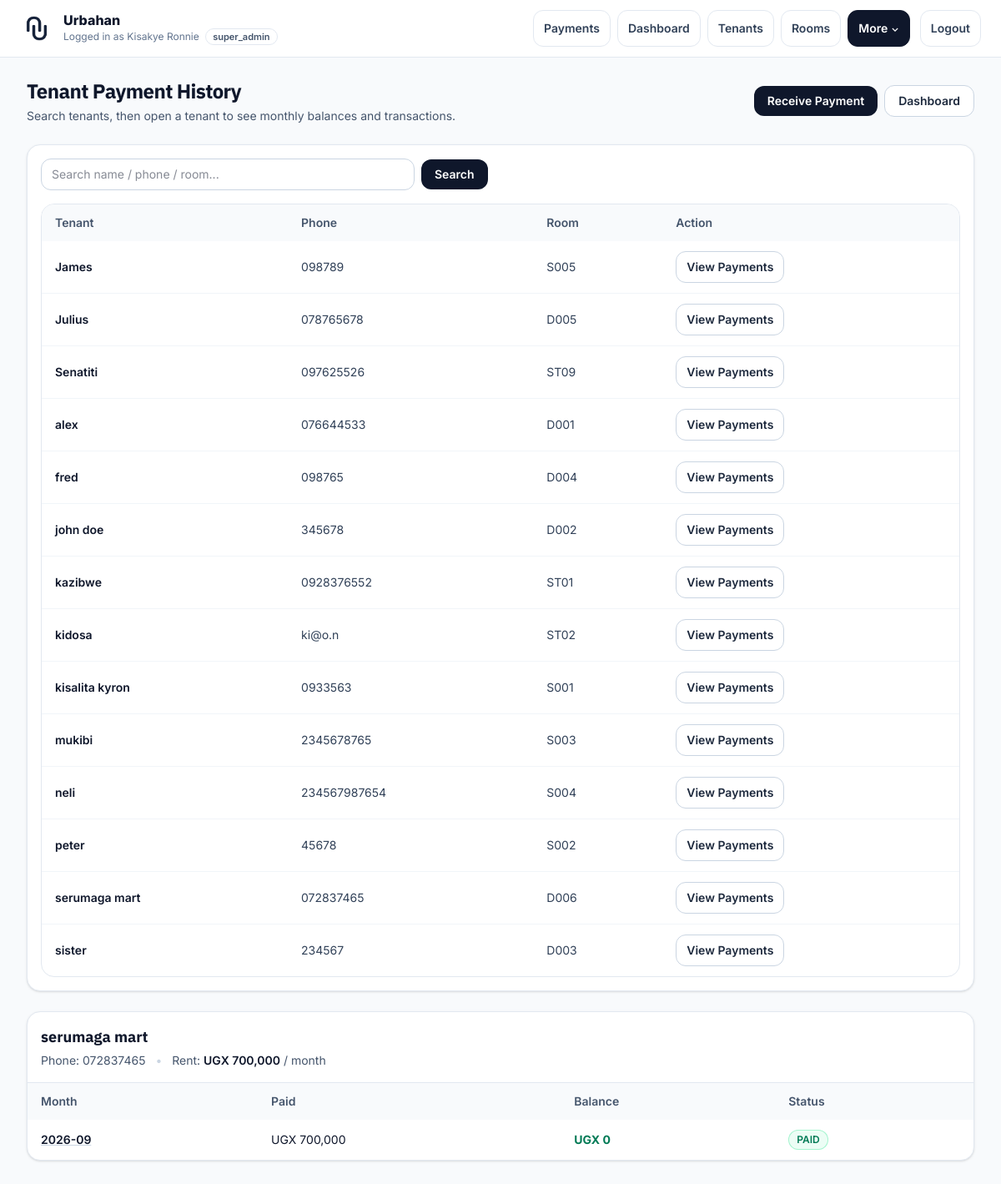
Screenshot of /public/tenant_payments.php?tenant_id=14 (signed in) with the database file from the repository.
### tables this page shows
CREATE TABLE "tenants" (
    id INTEGER PRIMARY KEY AUTOINCREMENT,

    admin_id INTEGER NOT NULL,
    room_id INTEGER,

    full_name TEXT NOT NULL,
    phone TEXT,
    email TEXT,

    move_in_date DATE,
    exit_date DATE,

    status TEXT DEFAULT 'active',

    rent_due_date DATE,
    rent_due_day INTEGER,
    monthly_rent REAL,

    created_at DATETIME,
    updated_at DATETIME
, account_status VARCHAR(20) DEFAULT 'password_reset_required', login_attempts INTEGER DEFAULT 0, locked_until DATETIME DEFAULT NULL, last_login DATETIME DEFAULT NULL, session_token VARCHAR(64) DEFAULT NULL, password_hash VARCHAR(255) DEFAULT NULL, must_change_password INTEGER DEFAULT 1);

CREATE TABLE rooms (
            id INTEGER PRIMARY KEY AUTOINCREMENT,
            room_number TEXT NOT NULL,
            room_type_id INTEGER NOT NULL,
            status TEXT DEFAULT 'free',
            monthly_rent INTEGER DEFAULT 0,
            admin_id INTEGER NOT NULL, notes TEXT,
            FOREIGN KEY (room_type_id) REFERENCES room_types(id)
                ON DELETE RESTRICT
                ON UPDATE CASCADE
        );

### core/helpers.php (called while the page is built, shortened)
<?php
if (!function_exists('e')) {
    function e($v): string
    {
        return htmlspecialchars((string)($v ?? ''), ENT_QUOTES | ENT_SUBSTITUTE, 'UTF-8');
    }
}
?>

### public/tenant_payments.php (the view, shortened to what this page needs)
<?php
require_once __DIR__ . '/../core/bootstrap.php';
$adminId  = (int)($_SESSION['admin_id'] ?? 0);
$tenantId = (int)($_GET['tenant_id'] ?? 0);
$q        = trim((string)($_GET['q'] ?? ''));
$month    = trim((string)($_GET['month'] ?? ''));
$sql = "
    SELECT
        t.id,
        t.full_name,
        t.phone,
        r.room_number
    FROM tenants t
    LEFT JOIN rooms r ON t.room_id = r.id
    WHERE t.admin_id = ?
";
$params = [$adminId];
$sql .= " ORDER BY t.full_name LIMIT 20";
$stmt = $pdo->prepare($sql);
$stmt->execute($params);
$tenantList = $stmt->fetchAll(PDO::FETCH_ASSOC) ?: [];
$tenant = null;
$rent   = 0.0;
$months = [];
if ($tenantId > 0) {
    $stmt = $pdo->prepare("
        SELECT
            t.full_name,
            t.phone,
            COALESCE(r.monthly_rent, rt.default_monthly_rent, 0) AS rent
        FROM tenants t
        LEFT JOIN rooms r ON t.room_id = r.id
        LEFT JOIN room_types rt ON r.room_type_id = rt.id
        WHERE t.id = ?
          AND t.admin_id = ?
        LIMIT 1
    ");
    $stmt->execute([$tenantId, $adminId]);
    $tenant = $stmt->fetch(PDO::FETCH_ASSOC) ?: null;
    if ($tenant) {
        $rent = (float)$tenant['rent'];
        $stmt = $pdo->prepare("
            SELECT
                payment_month,
                SUM(amount) AS total_paid
            FROM payments
            WHERE tenant_id = ?
              AND admin_id  = ?
            GROUP BY payment_month
            ORDER BY payment_month DESC
        ");
        $stmt->execute([$tenantId, $adminId]);
        $months = $stmt->fetchAll(PDO::FETCH_ASSOC) ?: [];
    }
}
function money($v): string { return number_format((float)$v, 0); }
function chip(string $label, string $tone): string
{
    $map = [
        'slate' => 'bg-slate-100 text-slate-700 ring-slate-200',
        'green' => 'bg-emerald-50 text-emerald-700 ring-emerald-200',
        'amber' => 'bg-amber-50 text-amber-700 ring-amber-200',
        'red'   => 'bg-red-50 text-red-700 ring-red-200',
        'blue'  => 'bg-sky-50 text-sky-700 ring-sky-200',
    ];
    $cls = $map[$tone] ?? $map['slate'];
    return '<span class="inline-flex items-center rounded-full px-2.5 py-1 text-xs font-semibold ring-1 ring-inset '.$cls.'">'.e($label).'</span>';
}
?>
<!doctype html>
<html lang="en">
<head>
  <link rel="stylesheet" href="assets/css/tailwind.css">
</head>
<body class="min-h-screen bg-slate-50 text-slate-900">
  <?php
  $navPath = __DIR__ . '/partials/navbar.php';
  if (is_file($navPath)) require $navPath;
  ?>
  <main class="mx-auto max-w-7xl px-4 sm:px-6 lg:px-8 py-6">
    <div class="mb-6 flex flex-col gap-3 sm:flex-row sm:items-center sm:justify-between">
      <div>
        <h1 class="text-2xl font-bold tracking-tight font-alt">Tenant Payment History</h1>
        <p class="mt-1 text-sm text-slate-600">
          Search tenants, then open a tenant to see monthly balances and transactions.
        </p>
      </div>
      <div class="flex items-center gap-2">
        <a href="payments.php" class="inline-flex items-center rounded-xl bg-slate-900 px-4 py-2 text-sm font-semibold text-white hover:bg-slate-800">Receive Payment</a>
        <a href="dashboard.php" class="inline-flex items-center rounded-xl border border-slate-300 bg-white px-4 py-2 text-sm font-semibold text-slate-800 hover:bg-slate-50">Dashboard</a>
      </div>
    </div>
    <div class="rounded-2xl border border-slate-200 bg-white p-4 shadow-sm mb-6">
      <form method="get" class="flex flex-col gap-2 sm:flex-row sm:items-center">
        <input name="q" value="<?= e($q) ?>" placeholder="Search name / phone / room..." class="w-full sm:max-w-md rounded-xl border border-slate-300 bg-white px-3 py-2 text-sm outline-none focus:border-slate-400" />
        <button class="inline-flex items-center justify-center rounded-xl bg-slate-900 px-4 py-2 text-sm font-semibold text-white hover:bg-slate-800">Search</button>
      </form>
      <div class="mt-4 overflow-hidden rounded-2xl border border-slate-200">
        <div class="overflow-x-auto">
          <table class="min-w-full text-sm">
            <thead class="bg-slate-50 text-slate-600">
              <tr>
                <th class="px-4 py-3 text-left font-semibold">Tenant</th>
                <th class="px-4 py-3 text-left font-semibold">Phone</th>
                <th class="px-4 py-3 text-left font-semibold">Room</th>
                <th class="px-4 py-3 text-left font-semibold">Action</th>
              </tr>
            </thead>
            <tbody class="divide-y divide-slate-100">
              <?php foreach ($tenantList as $t): ?>
                <tr class="hover:bg-slate-50 scroll-target" id="tenant-row-<?= (int)$t['id'] ?>">
                  <td class="px-4 py-3 font-semibold"><?= e($t['full_name'] ?? '') ?></td>
                  <td class="px-4 py-3 text-slate-700"><?= e($t['phone'] ?? '') ?></td>
                  <td class="px-4 py-3 text-slate-700"><?= e($t['room_number'] ?? '—') ?></td>
                  <td class="px-4 py-3">
                    <a href="?tenant_id=<?= (int)$t['id'] ?>&q=<?= urlencode($q) ?>#tenant-row-<?= (int)$t['id'] ?>" class="inline-flex items-center rounded-xl border border-slate-300 bg-white px-3 py-2 text-sm font-semibold text-slate-800 hover:bg-slate-50">View Payments</a>
                  </td>
                </tr>
              <?php endforeach; ?>
            </tbody>
          </table>
        </div>
      </div>
    </div>
    <?php if ($tenant): ?>
      <div class="rounded-2xl border border-slate-200 bg-white shadow-sm overflow-hidden mb-6">
        <div class="px-4 py-4 border-b border-slate-200 flex flex-col gap-2 sm:flex-row sm:items-center sm:justify-between">
          <div>
            <h2 class="text-lg font-bold font-alt"><?= e($tenant['full_name'] ?? '') ?></h2>
            <div class="mt-1 text-sm text-slate-600">
              Phone: <?= e($tenant['phone'] ?? '') ?>
              <span class="mx-2 text-slate-300">•</span>
              Rent: <span class="font-semibold text-slate-900">UGX <?= e(money($rent)) ?></span> / month
            </div>
          </div>
        </div>
        <div class="overflow-x-auto">
          <table class="min-w-full text-sm">
            <thead class="bg-slate-50 text-slate-600">
              <tr>
                <th class="px-4 py-3 text-left font-semibold">Month</th>
                <th class="px-4 py-3 text-left font-semibold">Paid</th>
                <th class="px-4 py-3 text-left font-semibold">Balance</th>
                <th class="px-4 py-3 text-left font-semibold">Status</th>
              </tr>
            </thead>
            <tbody class="divide-y divide-slate-100">
              <?php foreach ($months as $m): ?>
                <?php
                  $paid = (float)($m['total_paid'] ?? 0);
                  $balance = max(0, $rent - $paid);
                  if ($balance <= 0.00001) {
                      $status = chip('PAID', 'green');
                  } elseif ($paid > 0) {
                      $status = chip('PARTIAL', 'amber');
                  } else {
                      $status = chip('UNPAID', 'red');
                  }
                  $mth = (string)($m['payment_month'] ?? '');
                  $isActiveMonth = ($mth !== '' && $mth === $month);
                ?>
                <tr class="<?= $isActiveMonth ? 'bg-sky-50/60' : 'hover:bg-slate-50' ?>">
                  <td class="px-4 py-3 font-semibold">
                    <a class="underline decoration-slate-300 hover:decoration-slate-500" href="?tenant_id=<?= (int)$tenantId ?>&month=<?= e($mth) ?>&q=<?= urlencode($q) ?>">
                      <?= e($mth) ?>
                    </a>
                  </td>
                  <td class="px-4 py-3">UGX <?= e(money($paid)) ?></td>
                  <td class="px-4 py-3 font-bold <?= $balance > 0 ? 'text-red-700' : 'text-emerald-700' ?>">UGX <?= e(money($balance)) ?></td>
                  <td class="px-4 py-3"><?= $status ?></td>
                </tr>
              <?php endforeach; ?>
            </tbody>
          </table>
        </div>
      </div>
    <?php endif; ?>
  </main>
</body>
</html>

### public/tenant_payments.php (style rules this page uses)
.scroll-target { scroll-margin-top: 120px; }

### rows the page displays
tenants: full_name "James", phone "098789", room.room_number "S005"
tenants: full_name "Julius", phone "078765678", room.room_number "D005"
tenants: full_name "Senatiti", phone "097625526", room.room_number "ST09"
tenants: full_name "alex", phone "076644533", room.room_number "D001"
tenants: full_name "fred", phone "098765", room.room_number "D004"
tenants: full_name "john doe", phone "345678", room.room_number "D002"
tenants: full_name "kazibwe", phone "0928376552", room.room_number "ST01"
tenants: full_name "kidosa", phone "ki@o.n", room.room_number "ST02"
tenants: full_name "kisalita kyron", phone "0933563", room.room_number "S001"
tenants: full_name "mukibi", phone "2345678765", room.room_number "S003"
tenants: full_name "neli", phone "234567987654", room.room_number "S004"
tenants: full_name "peter", phone "45678", room.room_number "S002"
tenants: full_name "serumaga mart", phone "072837465", room.room_number "D006"
tenants: full_name "sister", phone "234567", room.room_number "D003"

### other values shown
$_SESSION['admin']['name'] "Kisakye Ronnie"
current_admin_role() "super_admin"
$label "Payments Dashboard Tenants Rooms"
money($rent) "700,000"
$mth "2026-09"
money($paid) "700,000"
money($balance) "0"
